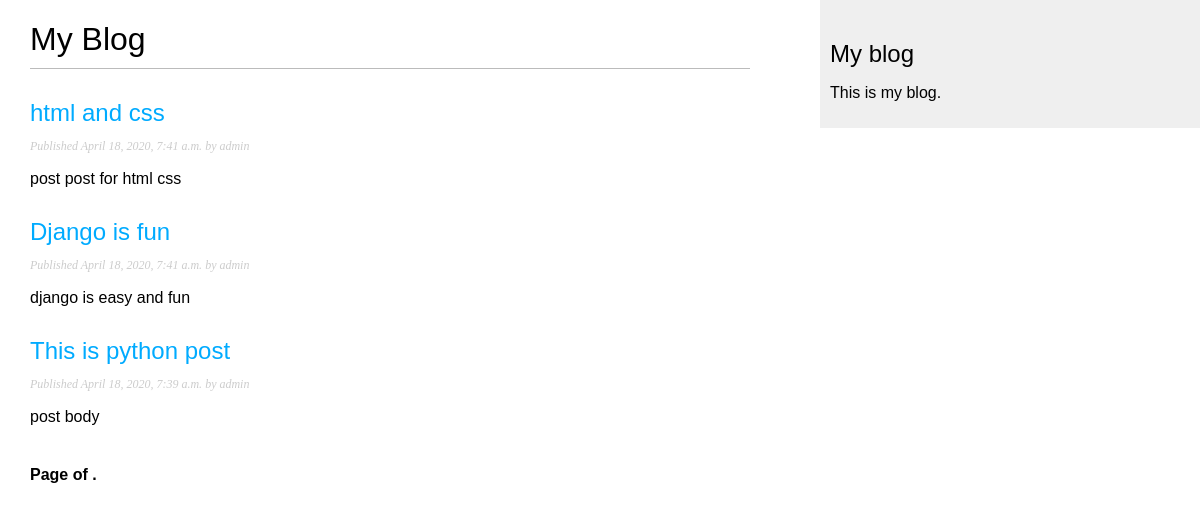
Screenshot of /blog/ with the database file from the repository.
### blog/models.py (models this page shows, shortened)
class Post(models.Model):
    STATUS_CHOICES = (
        ('draft',  'Draft'),
        ('published', 'Published'),
    )
    title = models.CharField(max_length=250)
    slug = models.SlugField(max_length=250, unique_for_date='publish')
    author = models.ForeignKey(
        User, on_delete=models.CASCADE, related_name='blog_posts')
    body = models.TextField()
    publish = models.DateTimeField(default=timezone.now)
    created = models.DateTimeField(auto_now_add=True)
    updated = models.DateTimeField(auto_now=True)
    status = models.CharField(
        max_length=10, choices=STATUS_CHOICES, default='draft')
    class Meta:
        ordering = ('-publish', )
    objects = models.Manager()
    published = PublishedManager()
    def get_absolute_url(self):
        return reverse('blog:post_detail', args=[self.publish.year,
                                                 self.publish.month, self.publish.day, self.slug])

### blog/views.py (the view)
# urls.py: path('', views.post_list, name='post_list'),
def post_list(request, tag_slug=None):
    object_list = Post.published.all()
    tag = None
    if tag_slug:
        tag = get_object_or_404(Tag, slug=tag_slug)
        object_list = object_list.filter(tags__in=[tag])
    paginator = Paginator(object_list, 3)  # 3 posts in each page
    page = request.GET.get('page')
    try:
        posts = paginator.page(page)
    except PageNotAnInteger:
        posts = paginator.page(1)
    except EmptyPage:
        posts = paginator.page(paginator.num_pages)
    return render(request,
                  'blog/post/list.html',
                  {'page': page,
                   'posts': posts,
                   'tag': tag})

### blog/models.py (called while the page is built)
    def get_queryset(self):
        return super(PublishedManager, self).get_queryset().filter(status='published')

### blog/templates/blog/post/list.html (shortened to what this page needs)
{% extends "blog/base.html" %}
{% block content %}
  <h1>My Blog</h1>
  {% for post in posts %}
    <h2>
      <a href="{{ post.get_absolute_url }}">
        {{ post.title }}
      </a>
    </h2>
    <p class="date">
      Published {{ post.publish }} by {{ post.author }}
    </p>
    {{ post.body|truncatewords:30|linebreaks }}
  {% endfor %}
  {% include "pagination.html" with page=page_obj %}
{% endblock %}

### blog/templates/blog/base.html (shortened to what this page needs)
{% load static %}
<!DOCTYPE html>
<html>
<head>
  <link href="{% static "css/blog.css" %}" rel="stylesheet">
</head>
<body>
  <div id="content">
    {% block content %}
    {% endblock %}
  </div>
  <div id="sidebar">
    <h2>My blog</h2>
    <p>This is my blog.</p>
  </div>
</body>
</html>

### blog/templates/pagination.html (shortened to what this page needs)
<div class="pagination">
  <span class="step-links">
    <span class="current">
      Page {{ page.number }} of {{ page.paginator.num_pages }}.
    </span>
  </span>
</div>

### blog/static/css/blog.css (style rules this page uses)
body { margin:0; padding:0; font-family:helvetica, sans-serif; }
a { color:#00abff; text-decoration:none; }
h1 { font-weight:normal; border-bottom:1px solid #bbb; padding:0 0 10px 0; }
h2 { font-weight:normal; margin:30px 0 0; }
#content { float:left; width:60%; padding:0 0 0 30px; }
#sidebar { float:right; width:30%; padding:10px; background:#efefef; height:100%; }
p.date { color:#ccc; font-family: georgia, serif; font-size: 12px; font-style: italic; }
.pagination { margin:40px 0; font-weight:bold; }

### rows the page displays
Post: title "html and css", publish "April 18, 2020, 7:41 a.m.", author "admin", body "post post for html css"
Post: title "Django is fun", publish "April 18, 2020, 7:41 a.m.", author "admin", body "django is easy and fun"
Post: title "This is python post", publish "April 18, 2020, 7:39 a.m.", author "admin", body "post body"
